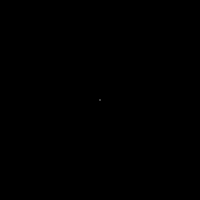
Frame 1 (no input)
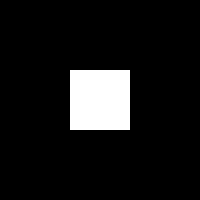
Frame 60 (the mouse pressed at the canvas centre just before this capture)
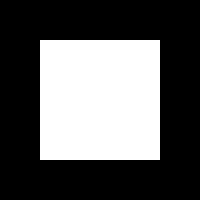
Frame 120 (the mouse held since frame 60 and released just before this capture)

The Processing sketch that drew these frames (run headless with seeded random() and noise(); from frame 60 on, the mouse is pressed at the canvas centre):

// Processing sketch: lc1_2014w_2
// ── lc1_2014w_2.pde
Rect rect;

void setup() {
    rect = new Rect(width/2, height/2, 0, 0);
    size(200, 200);
}

void draw() {
    background(0);
    rect.update();
    rect.render();
}

void keyPressed() {
    if(key == 'g') {
        rect.swapColor();
    }
}
// ── Rect.pde
class Rect {

    PVector pos;
    PVector size;
    color col;
    float growSpeed;

    Rect(int posX, int posY, int width, int height) {
        this.pos = new PVector(posX, posY);
        this.size = new PVector(width, height);
        this.col = color(255);
        this.growSpeed = 1;
    }

    void update() {
        this.size.x += growSpeed;
        this.size.y += growSpeed;

        if (this.size.x >= width || this.size.x <= 0 || this.size.y >= height || this.size.y <= 0) {
            this.growSpeed = -this.growSpeed;
        }
    }

    void render() {
        noStroke();
        fill(this.col);
        rectMode(CENTER);
        rect(pos.x, pos.y, size.x, size.y);
    }

    void swapColor() {
        if (this.col == color(255)) {
            this.col = color(255, 255, 0);
        } else {
            this.col = color(255);
        }
    }
}
